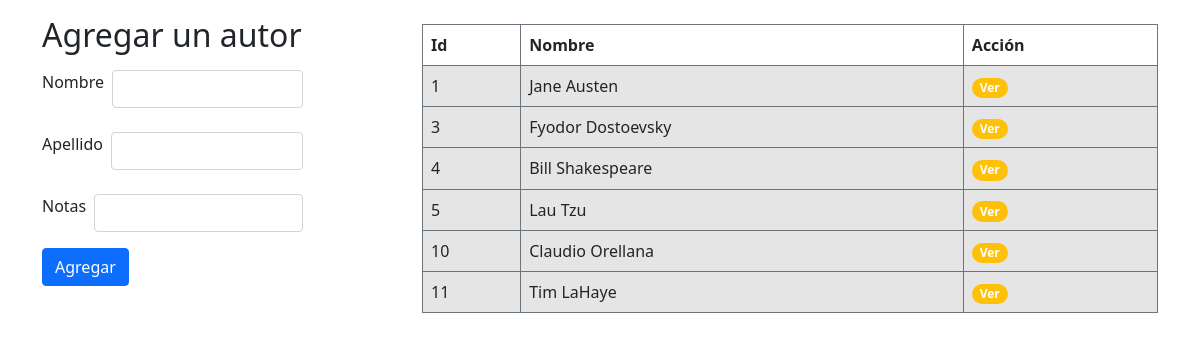
The app's page /authors with its own data.
### book_authors_app/models.py (models this page shows, shortened)
class Author(models.Model):
    first_name= models.CharField(max_length= 250)
    last_name= models.CharField(max_length= 250)
    books = models.ManyToManyField(Book, related_name="authors")
    notas = models.CharField(max_length= 250)
    created_at = models.DateTimeField(auto_now_add = True)
    updated_at = models.DateTimeField(auto_now_add = True)
    def __repr__(self):
        return f"{self.first_name} {self.last_name}"

### book_authors_app/views.py (the view, shortened to what this page needs)
# urls.py: path('authors', views.authors),
def authors(request):
    if request.method == 'GET':
        print(Book)
        context = {
            'autores': Author.objects.all(),
        }
        print(Author.objects.all())
        return render(request, 'authors.html', context)

### book_authors_app/templates/authors.html (shortened to what this page needs)
<!DOCTYPE html>
<html lang="en">
<head>
    <link href="https://cdn.jsdelivr.net/npm/bootstrap@5.0.2/dist/css/bootstrap.min.css" rel="stylesheet"
>
</head>
<body>
    {% load static %}
    <div class="container">
        <div class="row d-flex justify-content-between">
            <div class="col-3 ">
                <form action="authors" method="POST">
                    <div class="mb-3">
                        <h2 class="h2 my-3"> Agregar un autor</h2>
                        <div class="d-flex mb-4">
                            <label for="nombre-id" class="form-label me-2">Nombre</label>
                            <input type="text" class="form-control" id="nombre-id" name="nombre">
                        </div>
                        <div class="d-flex mb-4">
                            <label for="apellido-id" class="form-label me-2">Apellido</label>
                            <input type="text" class="form-control" id="apellido-id" name="apellido">
                        </div>
                        <div class="d-flex mb-2">
                            <label for="notas-id" class="form-label me-2">Notas</label>
                            <input type="text" class="form-control" id="notas-id" name="txtnotas">
                        </div>
                    </div>
                    <button type="submit" class="btn btn-primary">Agregar</button>
                </form>
            </div>
            <div class="col-8 mt-4">
                <table class="table table-bordered border-secondary table-succes table-hover">
                    <thead>
                        <tr>
                            <th>Id</th>
                            <th>Nombre</th>
                            <th>Acción</th>
                        </tr>
                    </thead>
                    <tbody>
                        {%for au in autores%}
                        <tr class="table-active">
                            <td> {{au.id}}</td>
                            <td> {{au.first_name}} {{au.last_name}}</td>
                            <td> <a href="/authors/{{au.id}}">
                            <span class="badge rounded-pill bg-warning">Ver</span></a>
                            </td>
                        </tr>
                        {% endfor %}
                    </tbody>
                </table>
            </div>
        </div>
    </div>
</body>
</html>

### records on screen
Author: id "1", first_name "Jane", last_name "Austen"
Author: id "3", first_name "Fyodor", last_name "Dostoevsky"
Author: id "4", first_name "Bill", last_name "Shakespeare"
Author: id "5", first_name "Lau", last_name "Tzu"
Author: id "10", first_name "Claudio", last_name "Orellana"
Author: id "11", first_name "Tim", last_name "LaHaye"
